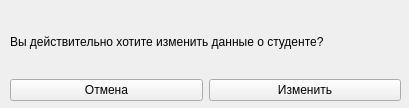
<?xml version="1.0" encoding="UTF-8"?>
<ui version="4.0">
 <class>AlertStudent</class>
 <widget class="QWidget" name="AlertStudent">
  <property name="geometry">
   <rect>
    <x>0</x>
    <y>0</y>
    <width>409</width>
    <height>108</height>
   </rect>
  </property>
  <property name="windowTitle">
   <string>Form</string>
  </property>
  <widget class="QWidget" name="gridLayoutWidget">
   <property name="geometry">
    <rect>
     <x>10</x>
     <y>10</y>
     <width>391</width>
     <height>91</height>
    </rect>
   </property>
   <layout class="QGridLayout" name="gridLayout">
    <item row="1" column="0">
     <layout class="QHBoxLayout" name="horizontalLayout">
      <item>
       <widget class="QPushButton" name="cancel">
        <property name="text">
         <string>Отмена</string>
        </property>
       </widget>
      </item>
      <item>
       <widget class="QPushButton" name="alert">
        <property name="text">
         <string>Изменить</string>
        </property>
       </widget>
      </item>
     </layout>
    </item>
    <item row="0" column="0">
     <widget class="QLabel" name="quest">
      <property name="text">
       <string>Вы действительно хотите изменить данные о студенте?</string>
      </property>
     </widget>
    </item>
   </layout>
  </widget>
 </widget>
 <resources/>
 <connections/>
</ui>
